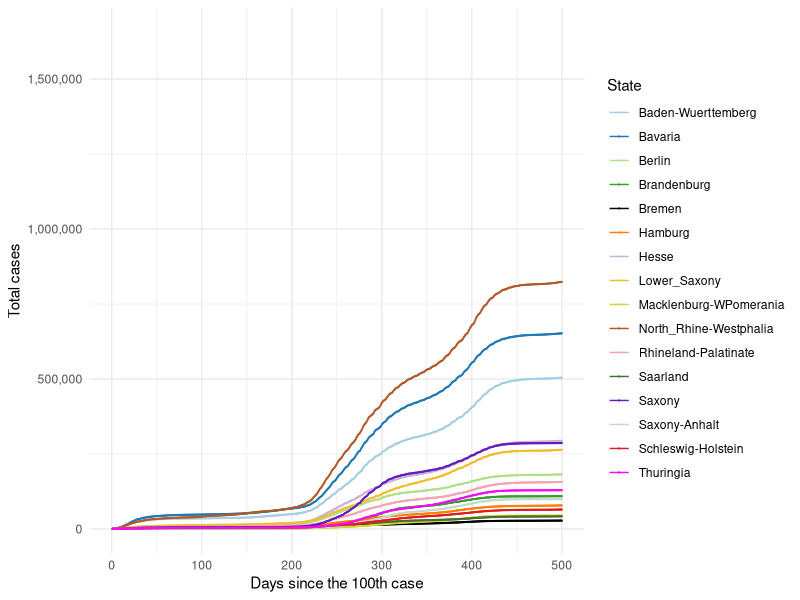
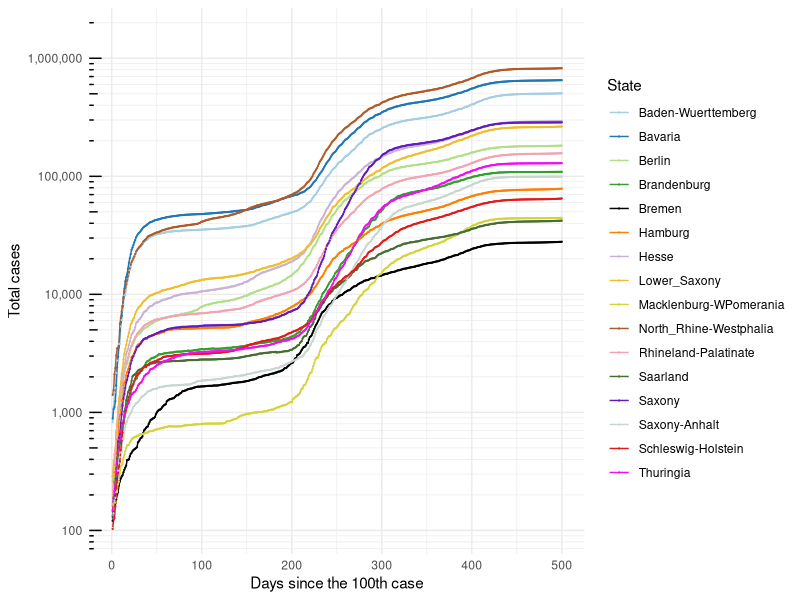
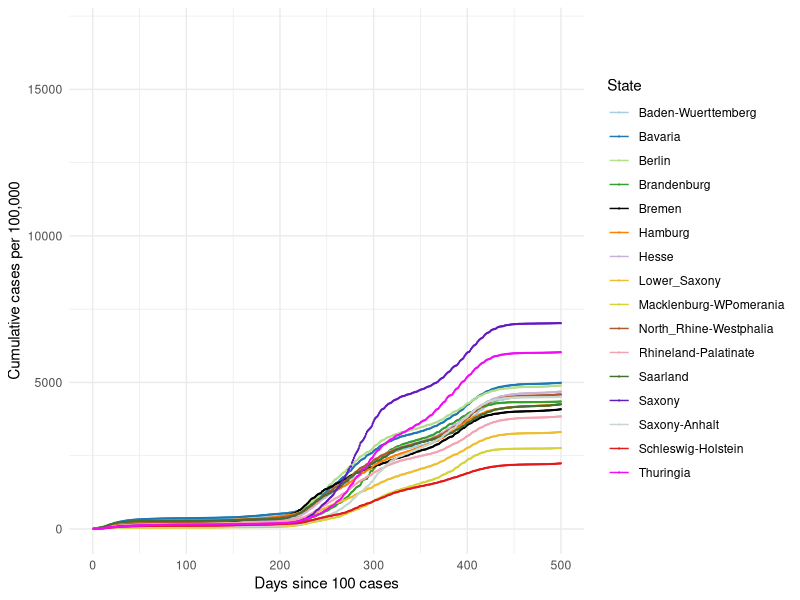
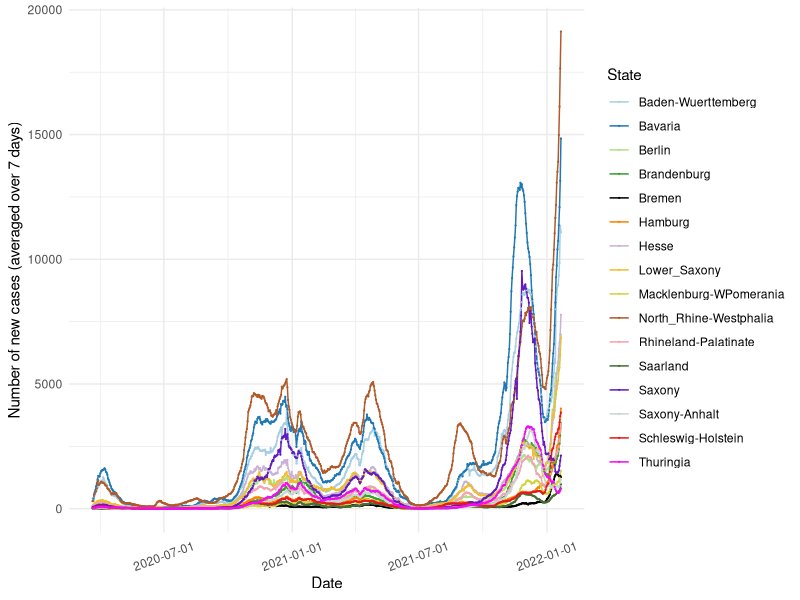
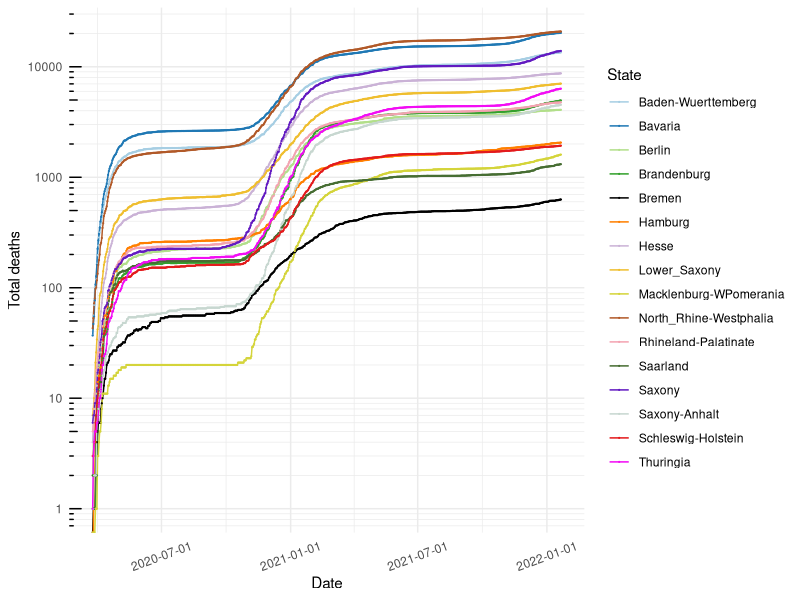
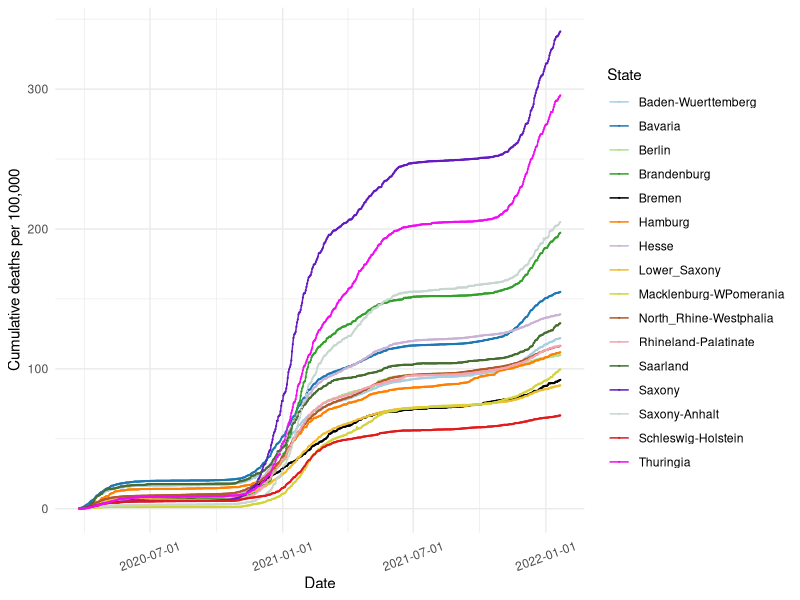
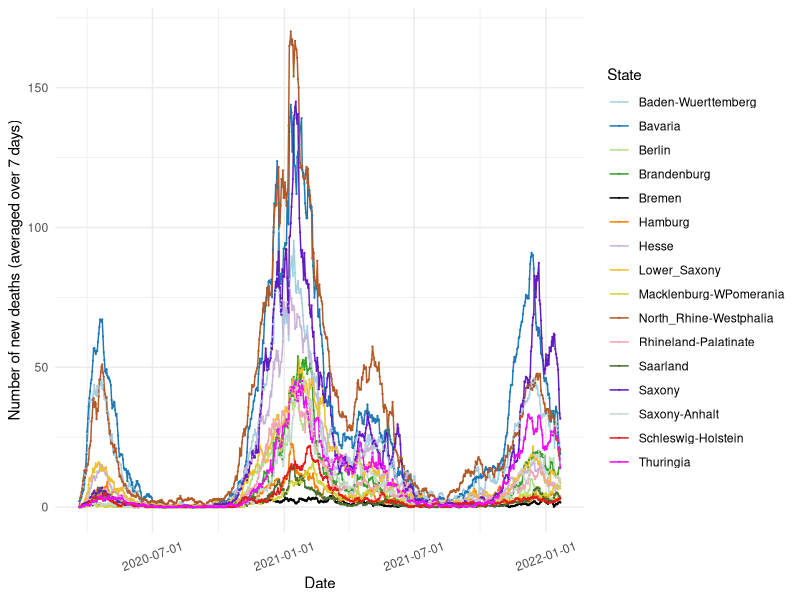

Here is the R script that generated these plots, in order:
## ---- chunk 1

knitr::opts_chunk$set(echo=TRUE, collapse = TRUE)

libload<-function(...) {
    libs<-unlist(list(...))
    req<-unlist(lapply(libs,require,character.only=TRUE))
    need<-libs[req==FALSE]
    if(length(need)>0){ 
        install.packages(need, repos = "https://ftp.fau.de/cran/")  
        lapply(need, require, character.only=TRUE)
    }
}
packages <- c("data.table", "ggplot2", "dplyr", "stats", "RColorBrewer", "readr", "here", "scales")
libload(packages)


`%notin%` <- function(x,y) !(x %in% y) 
cumulative.cases <- read_csv(here("static", "data", "Germany10States.csv"))
germany.16states <- read_csv(here("static", "data", "Germany16States.csv"))

colors16 <- c('#A6CEE3', '#1F78B4', '#B2DF8A', '#33A02C',
              '#000000', '#FF7F00', '#CAB2D6', 
              '#EFBE2F', '#d4d43a', '#B15928', '#F3A3B1', '#466D32',
              '#621AC1', '#C7D7D0', '#E31A1C','#F20CF4', '#123456')

## ---- chunk 2

## 16 States with the highest cumulative cases ##
#################################################

#states.filter <- cumulative.cases[cumulative.cases$Days_100 > 0,]
#states.sel <- unique(states.filter$State)

# Choose all the data points for the selected countries starting from Days_100 > 0
#states.final <- cumulative.cases[cumulative.cases$Days_100 > 0,]
states.final <- germany.16states[germany.16states$Days_100 > 0,]

# Plot 1 == Linear scale for total number of cases
cum.plot <- ggplot(data=states.final, aes(x=Days_100, y=Total_Cases, group=State, color=State)) +
            geom_line() + geom_point(size = 0.1) +     
          #  scale_color_brewer(palette = 'Paired') + 
            scale_colour_manual(name= "State", values= colors16) +
            scale_x_continuous('Days since the 100th case', limits=c(0,500)) + 
            scale_y_continuous(name="Total cases", labels= comma) + 
            #ggtitle('Linear scale') +
            theme_minimal()

print(cum.plot) 

## ---- chunk 3

## Logarithmic scale ##
#######################

base_breaks <- function(n = 10){
  function(x) {
    axisTicks(log10(range(x, na.rm = TRUE)), log = TRUE, n = n)
  }
}

logbreaks <- 10^(-10:10)
logminor_breaks <- rep(1:9, 21)*(10^rep(-10:10, each=9))

cum.plot2 <- ggplot(data=states.final, aes(x=Days_100, y=Total_Cases, group=State, color=State)) +
             geom_line() + geom_point(size=0.1) + 
          #   scale_color_brewer(palette = 'Paired') +
             scale_colour_manual(name= "State", values= colors16) +
             scale_x_continuous(name='Days since the 100th case', limits=c(0,500)) + 
             scale_y_continuous(name="Total cases", trans = 'log10', breaks = logbreaks, minor_breaks =                                 logminor_breaks, labels= comma) +
             annotation_logticks(sides="l") + 
             #ggtitle('Logarithmic scale') +
             theme_minimal()

print(cum.plot2)

## ---- chunk 4

#states16.filter <- germany.16states[germany.16states$Days_100 > 0,]
#states16.sel <- unique(states16.filter$State)

# Choose all the data points for the selected countries starting from Days_100 > 0 
#states16.final <- states16.filter[states16.filter$State %in% states16.sel & states16.filter$Days_100 > 0,]

states16.final <- germany.16states[germany.16states$Days_100 > 0,]

# Plot 1 == Linear scale for total number of cases
per100.plot <- ggplot(data=states16.final, aes(x=Days_100, y=Per100, group=State, color=State)) +
            geom_line() + geom_point(size = 0.1) + 
            # scale_color_brewer(palette = 'Paired') +
            scale_colour_manual(name= "State", values= colors16) +
            scale_x_continuous('Days since 100 cases', limits=c(0,500)) + 
            scale_y_continuous("Cumulative cases per 100,000") + 
            #ggtitle('Linear scale') +
            theme_minimal()

print(per100.plot)

## ---- chunk 5
#new.cases <- read_csv(here("static", "data", "GermanyNewCases10States.csv"))

new7days <- states.final[states.final$Avg_7days > 0,]
new7days$Dates <- as.Date(new7days$Dates)

newcase7.plot <- ggplot(data=new7days, aes(x=Dates, y=Avg_7days, group=State, color=State)) +
            geom_line() + geom_point(size = 0.1) + 
       #     scale_color_brewer(palette = 'Paired') +
            scale_colour_manual(name= "State", values= colors16) +
            scale_x_date(name='Date', labels=date_format('%Y-%m-%d')) + 
            scale_y_continuous(name="Number of new cases (averaged over 7 days)") + 
            #ggtitle('Linear scale') +
            theme_minimal() + theme(axis.text.x = element_text(angle=20, hjust=0.5, vjust=0.5))

print(newcase7.plot)
 
## ---- chunk 6
#num.deaths <- read_csv(here("static", "data", "GermanyTotalDeaths10States.csv"))

# Choose all the data points for the selected countries starting from Days_5 > 0
states.final$Dates <- as.Date(states.final$Dates)
deaths.final <- states.final
deaths.final <- deaths.final[deaths.final$Dates > as.Date('2020-03-24'),]

# Plot 1 == Linear scale for total number of cases
deaths.plot <- ggplot(data=deaths.final, aes(x=Dates, y=Deaths, group=State, color=State)) +
   geom_line() + geom_point(size = 0.1) + 
  # scale_color_brewer(palette = 'Paired') +
   scale_colour_manual(name= "State", values= colors16) +
   scale_x_date(name='Date', labels=date_format('%Y-%m-%d')) + 
   scale_y_continuous("Total deaths", trans = 'log10', breaks = logbreaks, 
                      minor_breaks = logminor_breaks) +
   annotation_logticks(sides="l") + 
   #ggtitle('Linear scale') +
   theme_minimal() + theme(axis.text.x = element_text(angle=20, hjust=0.5, vjust=0.5))

print(deaths.plot)

## ---- chunk 7

states.final$Dates <- as.Date(states.final$Dates)
deaths.final100 <- states.final
deaths.final100 <- deaths.final100[deaths.final100$Dates > as.Date('2020-03-24'),]

#states16.final <- germany.16states[germany.16states$DeathsDays_5 > 0,]

# Plot 1 == Linear scale for total number of cases
deathper100.plot <- ggplot(data=deaths.final100, aes(x=Dates, y=DeathPer100, group=State, color=State)) +
            geom_line() + geom_point(size = 0.1) + 
            # scale_color_brewer(palette = 'Paired') +
            scale_colour_manual(name= "State", values= colors16) +
          #  scale_x_continuous('Days since 5 deaths', limits=c(0,500)) +
            scale_x_date(name='Date', labels=date_format('%Y-%m-%d')) + 
            scale_y_continuous("Cumulative deaths per 100,000") + 
            #ggtitle('Linear scale') +
            theme_minimal() + theme(axis.text.x = element_text(angle=20, hjust=0.5, vjust=0.5))


print(deathper100.plot)

## ---- chunk 8
#new.cases <- read_csv(here("static", "data", "GermanyNewCases10States.csv"))

states.final$Dates <- as.Date(states.final$Dates)
death7days <- states.final
death7days <- death7days[death7days$Dates > as.Date('2020-03-20'),]

death7days.plot <- ggplot(data=death7days, aes(x=Dates, y=Death_7days, group=State, color=State)) +
            geom_line() + geom_point(size = 0.1) + 
       #     scale_color_brewer(palette = 'Paired') +
            scale_colour_manual(name= "State", values= colors16) +
            scale_x_date(name='Date', labels=date_format('%Y-%m-%d')) + 
            scale_y_continuous(name="Number of new deaths (averaged over 7 days)") + 
           
            #ggtitle('Linear scale') +
            theme_minimal() + theme(axis.text.x = element_text(angle=20, hjust=0.5, vjust=0.5))

print(death7days.plot)
 
